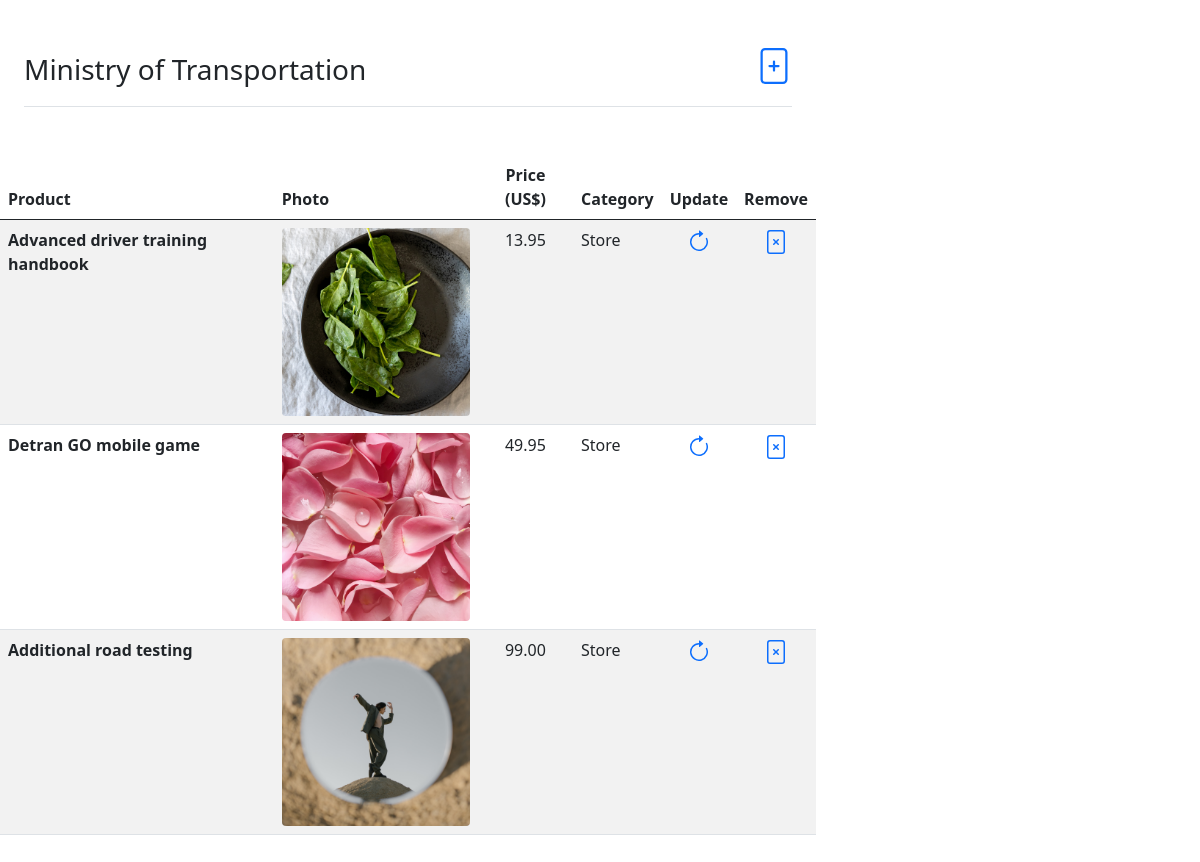
The page / on the database its author committed.
### tables this page shows
CREATE TABLE `product` (
  `id` bigint(20) UNSIGNED NOT NULL,
  `description` varchar(255) NOT NULL,
  `path` varchar(255) NOT NULL,
  `price` decimal(10,2) NOT NULL,
  `category` varchar(255) NOT NULL DEFAULT 'Store'
);

### connection.php (called while the page is built)
<?php
class mySQL
{
    public $dbh;
    public function connect()
    {
        $this->host = '127.0.0.1';
        $this->username = 'root';
        $this->password = '';
        $this->database = 'week12';
        $this->dbh = new mysqli($this->host, $this->username, $this->password, $this->database)or die("cannot connect");
    }
    public function query($sql)
    {
        return $this->dbh->query($sql);
    }
}

### index.php (the view, shortened to what this page needs)
<?php
require('connection.php');
$connect = new mySQL();
$connect->connect();
$products = $connect->query("SELECT * FROM product ORDER BY id");
?>
<!doctype html>
<html lang="en" class="h-100">
    <head>
        <link href="resources/css/bootstrap.min.css" rel="stylesheet">
    </head>
<body class="d-flex flex-column h-100">
    <div class="col-lg-8 mx-2 p-3 py-md-5">
    <header class="d-flex justify-content-between pb-3 mb-5 border-bottom">
        <span class="fs-3">Ministry of Transportation</span>
        <a href="new_product.php" alt="Add product">
        </a>
    </header>
    <div class="row g-5">
        <table class="table table-striped table-image">
            <thead>
                <tr>
                <th scope="col">Product</th>
                <th scope="col">Photo</th>
                <th scope="col" class="text-center">Price (US$)</th>
                <th scope="col">Category</th>
                <th scope="col" class="text-center">Update</th>
                <th scope="col" class="text-center">Remove</th>
                </tr>
            </thead>
            <tbody>
                <?php
                foreach($products as $product) {
                ?>
                        <tr>
                            <th><?=$product['description']?></th>
                            <td class="w-25">
                                <a href="resources/img/<?=$product['path']?>" target="_blank">
                                    <img class="img-fluid rounded" src="resources/img/<?=$product['path']?>">
                                </a>
                            </td>
                            <td class="text-center"><?=$product['price']?></td>
                            <td><?=$product['category']?></td>
                            <td class="text-center">
                                <a href="update_product.php?id=<?=$product['id']?>">
                                </a>
                            </td>
                            <td class="text-center">
                            <a href="delete_product.php?id=<?=$product['id']?>">
                                </a>
                            </td>
                        </tr>
                <?php
                }
                ?>
        </tbody>
        </table>
    </div>
    </div>
</body>
</html>

### rows shown on the page
product: description "Advanced driver training handbook", path (picture), price "13.95", category "Store"
product: description "Detran GO mobile game", path (picture), price "49.95", category "Store"
product: description "Additional road testing", path (picture), price "99.00", category "Store"
